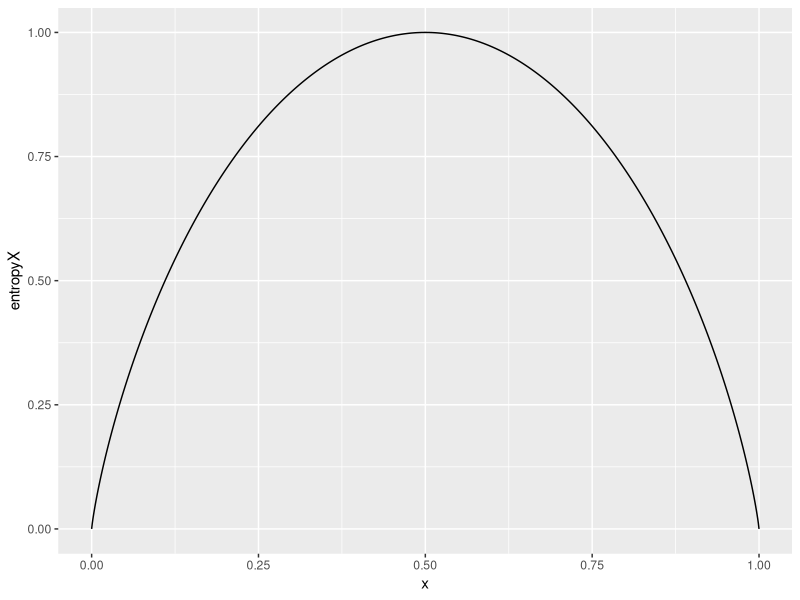
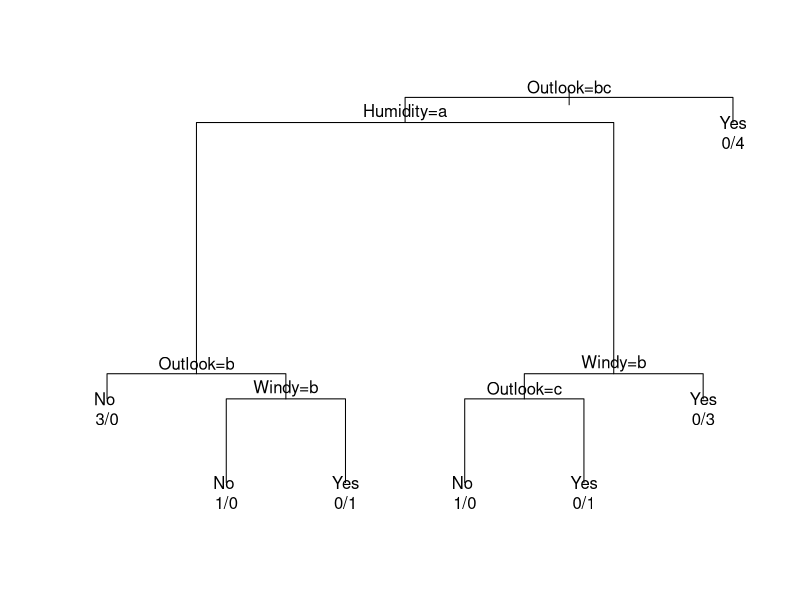

Recreate these plots in R, in order.
# ---------------------------------- #
# Decision trees for classification  #
# Author: Guillem Perdigó            #
# Version 2 | 04.03.2019             #
# ---------------------------------- #

# resource1: https://www.youtube.com/watch?v=nodQ2s0CUbI&list=PLBv09BD7ez_4temBw7vLA19p3tdQH6FYO&index=4
# ressource2: https://www.saedsayad.com/decision_tree.htm
# ressource3: https://www.r-bloggers.com/id3-classification-using-data-tree/

library(rpart)
library(ggplot2)

# creating data ####
mydf <- data.frame(
  Outlook = c("Rainy", "Rainy", "Overcast", "Sunny", "Sunny", "Sunny", "Overcast", "Rainy", "Rainy", "Sunny", "Rainy", "Overcast", "Overcast", "Sunny"),
  Temp = c("Hot", "Hot", "Hot", "Mild", "Cool", "Cool", "Cool", "Mild", "Cool", "Mild", "Mild", "Mild", "Hot", "Mild"),
  Humidity = c("High", "High", "High", "High", "Normal", "Normal", "Normal", "High", "Normal", "Normal", "Normal", "High", "Normal", "High"),
  Windy = c("False", "True", "False", "False", "False", "True", "True", "False", "False", "False", "True", "True", "False", "True"),
  PlaysGolf = c("No", "No", "Yes", "Yes", "Yes", "No", "Yes", "No", "Yes", "Yes", "Yes", "Yes", "Yes", "No")
)

# We want to build a decision tree to predict if a golfer is going to play given some weather conditions.
# What attribute should we use first to begin splitting our data? To decide that, we need to understand Entropy and Information Gain.

# Entropy tells us how pure of impure is a subset named S. This is the formula:
# E(S) = -p(+) log2 p(+) - p(-) log2 p(-)
# S = subset of training examples
# p(+) and p(-) = % of positve / negative examples in S
# It will be 0 for a pure set and 1 for a totally impure set (split 50/50)
  # totally impure set (3 yes / 3 no):
  -(3/6) * log(3/6, base = 2) - (3/6) * log(3/6, base = 2) # Entropy = 1
  # pure set (4 yes / 0 no):
  -(4/4) * log(4/4, base = 2) - (0/4) * log(0/4, base = 2) # Entropy = NaN = 0

# We will write a function for entropy, so it's easier to calculate:
entropy <- function(p){
  ifelse(p==0|p==1, 0, -(p) * log(p, base = 2) - (1-p) * log(1-p, base = 2)) # we need to manually set values for p = 0 and p = 1, otherwise we'll get Nan
}
  #Checking our function:
  entropy(0) # pure set = 0
  entropy(0.5) # 50/50 split set = 1
  entropy(1) # pure set = 0
  #Plotting our function:
  x <- seq(from = 0, to = 1, by = 0.001)
  entX <- data.frame(
    x = x,
    entropyX = entropy(x)
  )
  ggplot(data = entX, aes(x, entropyX)) +
    geom_line()
  

# The entropy for the initial node is:
table(mydf$PlaysGolf)
  #PNo Yes 
  # 5   9 
  ePlaysGolf <- entropy(9/14) # 0.940286
  
# Let's calculate entropy for 2 attributes
# We do it by taking the weighted average of the entropy for each branch. 
# The weight is the size of this subset divided by the overall number of examples
  
# PlaysGolf - Outlook
  table(mydf$PlaysGolf, mydf$Outlook)
  # PlaysGolf   Overcast Rainy Sunny
  # No          0        3     2
  # Yes         4        2     3
  eOvercast <- entropy(4/4) # 0
  eRainy <- entropy(2/5) # 0.971
  eSunny <- entropy(3/5) # 0.971
  
    ePlayOutlook <- 4/14 * eOvercast + 5/14 * eRainy + 5/14 * eSunny #0.6935361

# PlaysGolf - Wind
  table(mydf$PlaysGolf, mydf$Wind)
  # PlaysGolf   False True
  # No          2     3
  # Yes         6     3
  eWindF <- entropy(6/8) # 0.8112781
  eWindT <- entropy(3/6) # 1
  
    ePlayWind <- 8/14 * eWindF + 6/14 * eWindT #0.8921589

# PlaysGolf - Temp
  table(mydf$PlaysGolf, mydf$Temp)
  # PlaysGolf Cool Hot Mild
  # No        1   2    2
  # Yes       3   2    4
  
  eCool <- entropy(3/4) # 0.8112781
  eHot <- entropy(2/4) # 1
  eMild <- entropy(4/6) # 0.9182958
  
    ePlayTemp <- 4/14 * eCool + 4/14 * eHot + 6/14 * eMild #0.9110634
    
  # PlaysGolf - Humidity
  table(mydf$PlaysGolf, mydf$Humidity)
  # PlaysGolf High  Normal 
  # No        4     1  
  # Yes       3     6
    
    eHighHum <- entropy(3/7) # 0.9852281
    eNormalHum <- entropy(6/7) # 0.5916728

    ePlayHum <- 8/14 * eHighHum + 6/14 * eNormalHum #0.8165616
  
# Information Gain: is the decrease in entropy for a split.
    # Gain(T, X) = Entropy(T) - Entropy(T, X)
    ePlaysGolf - ePlayOutlook # 0.2467498
    ePlaysGolf - ePlayWind # 0.04812703
    ePlaysGolf - ePlayTemp # 0.02922257
    ePlaysGolf - ePlayHum # 0.1237244

# We now pick the attribute with the largest information gain: Outlook. 
# We make the split and we repeat the process for all the branches 
# (except for those ones that have entropy = 0, that become final nodes - also called leaves)

# We can now fit a decision tree to the data, to see how the first split is indeed Outlook
    
# Note: for now we use rpart, but it'd be nice to use an implementation of id3 in r
    
ctrl <- rpart.control(minsplit = 0, minbucket = 0)
GolfTree <- rpart(PlaysGolf ~., data = mydf, control = ctrl)
# 1) root 14 5 Yes (0.3571429 0.6428571)  
#   2) Outlook=Rainy,Sunny 10 5 No (0.5000000 0.5000000)  
#     4) Humidity=High 5 1 No (0.8000000 0.2000000)  
#       8) Outlook=Rainy 3 0 No (1.0000000 0.0000000) *
#       9) Outlook=Sunny 2 1 No (0.5000000 0.5000000)  
#         18) Windy=True 1 0 No (1.0000000 0.0000000) *
#         19) Windy=False 1 0 Yes (0.0000000 1.0000000) *
#     5) Humidity=Normal 5 1 Yes (0.2000000 0.8000000)  
#       10) Windy=True 2 1 No (0.5000000 0.5000000)  
#         20) Outlook=Sunny 1 0 No (1.0000000 0.0000000) *
#         21) Outlook=Rainy 1 0 Yes (0.0000000 1.0000000) *
#       11) Windy=False 3 0 Yes (0.0000000 1.0000000) *
#   3) Outlook=Overcast 4 0 Yes (0.0000000 1.0000000) *
GolfTree
par(xpd = TRUE) #enable things to be drawn outside the plot region
plot(GolfTree, compress = TRUE)
text(GolfTree, use.n = TRUE)

